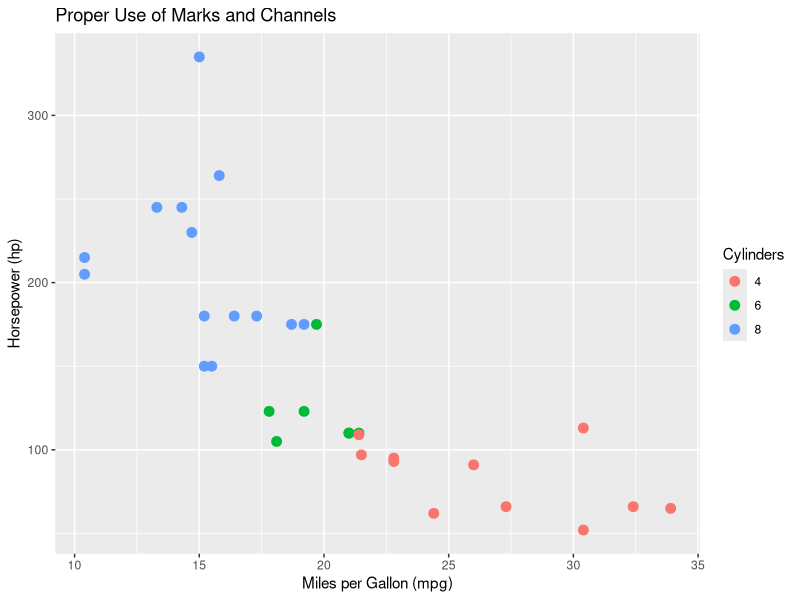
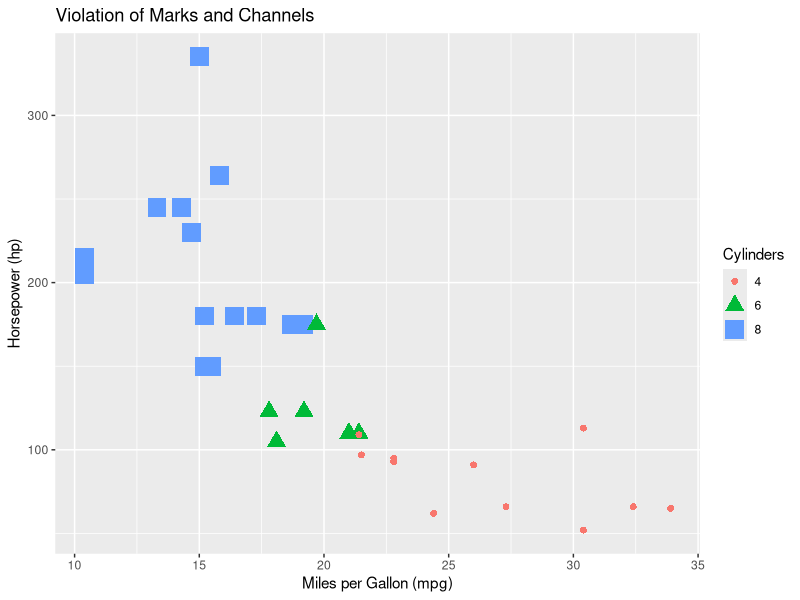
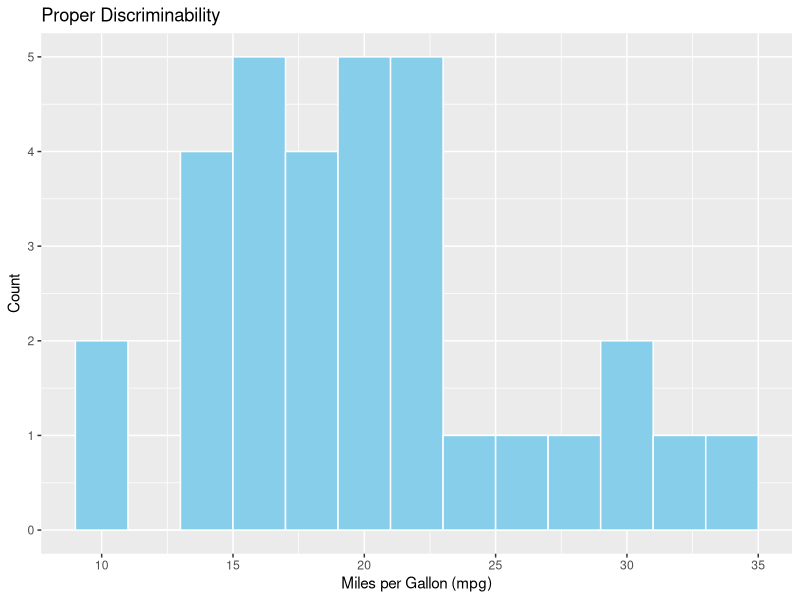
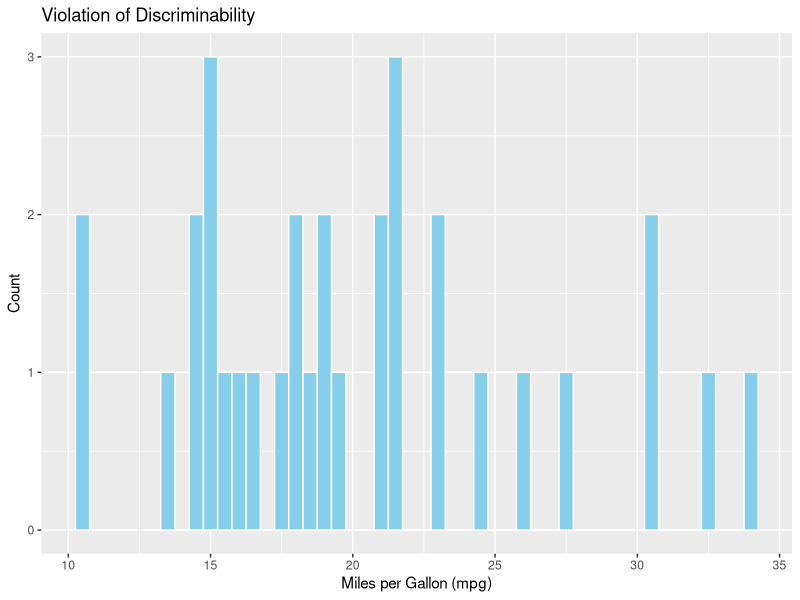
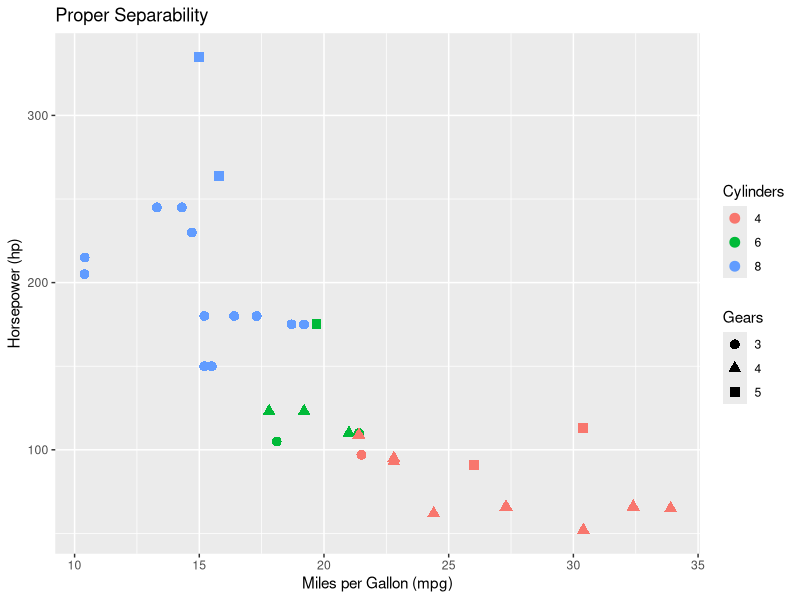
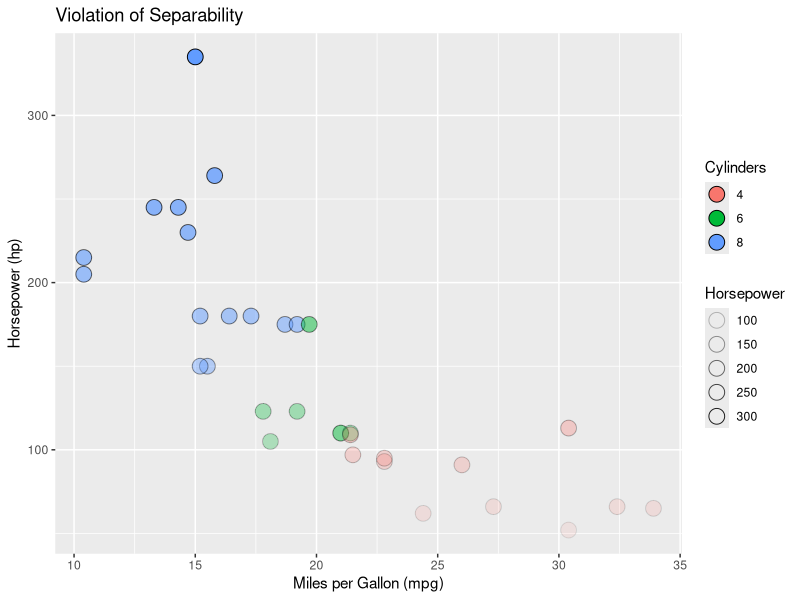
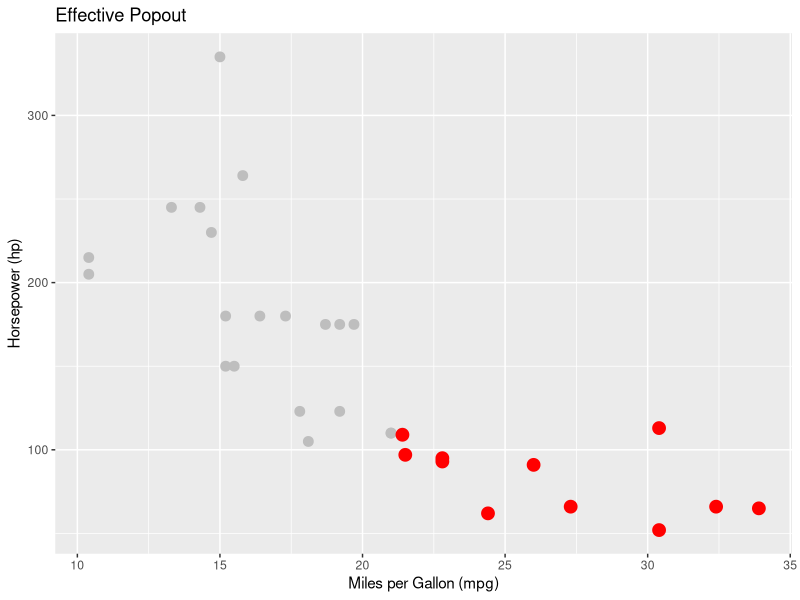
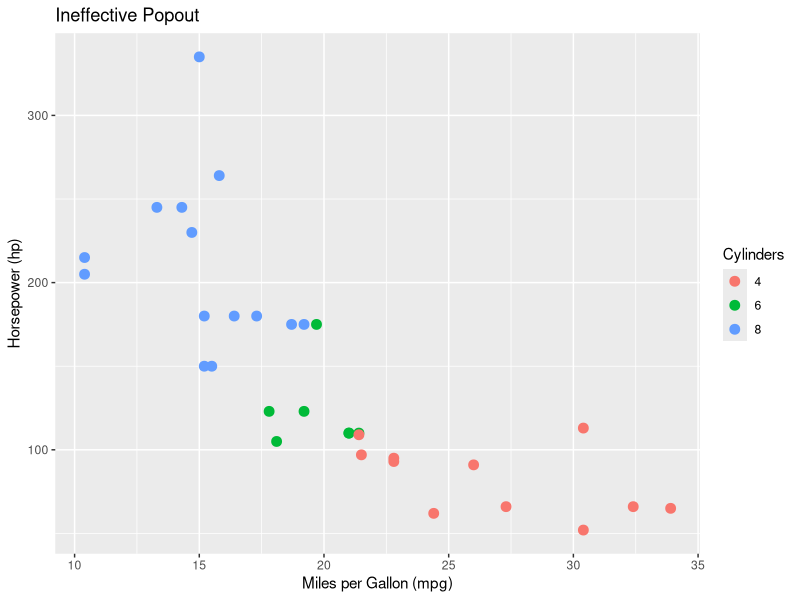

Here is the R script that generated these plots, in order:
## ---- chunk 1
library(ggplot2)
data(mtcars)

fig1 <- ggplot(mtcars, aes(x = mpg, y = hp, color = factor(cyl))) +
  geom_point(size = 3) +
  labs(title = "Proper Use of Marks and Channels",
       x = "Miles per Gallon (mpg)",
       y = "Horsepower (hp)",
       color = "Cylinders")

fig1
## ---- chunk 2
library(datasets)
library(ggplot2)
ggplot(mtcars, aes(x = mpg, y = hp, size = factor(cyl), shape = factor(cyl), color = factor(cyl))) +
  geom_point() +
  labs(title = "Violation of Marks and Channels",
       x = "Miles per Gallon (mpg)",
       y = "Horsepower (hp)",
       size = "Cylinders",
       shape = "Cylinders",
       color = "Cylinders")
## ---- chunk 3
ggplot(mtcars, aes(x = mpg)) +
  geom_histogram(binwidth = 2, fill = "skyblue", color = "white") +
  labs(title = "Proper Discriminability",
       x = "Miles per Gallon (mpg)",
       y = "Count")
## ---- chunk 4
ggplot(mtcars, aes(x = mpg)) +
  geom_histogram(binwidth = 0.5, fill = "skyblue", color = "white") +
  labs(title = "Violation of Discriminability",
       x = "Miles per Gallon (mpg)",
       y = "Count")

## ---- chunk 5
ggplot(mtcars, aes(x = mpg, y = hp, color = factor(cyl), shape = factor(gear))) +
  geom_point(size = 3) +
  labs(title = "Proper Separability",
       x = "Miles per Gallon (mpg)",
       y = "Horsepower (hp)",
       color = "Cylinders",
       shape = "Gears")

## ---- chunk 6
ggplot(mtcars, aes(x = mpg, y = hp, fill = factor(cyl), alpha = hp)) +
  geom_point(size = 5, shape = 21) +
  labs(title = "Violation of Separability",
       x = "Miles per Gallon (mpg)",
       y = "Horsepower (hp)",
       fill = "Cylinders",
       alpha = "Horsepower")

## ---- chunk 7
ggplot(mtcars, aes(x = mpg, y = hp)) +
  geom_point(size = 3, color = "grey") +
  geom_point(data = subset(mtcars, cyl == 4), aes(x = mpg, y = hp), color = "red", size = 4) +
  labs(title = "Effective Popout",
       x = "Miles per Gallon (mpg)",
       y = "Horsepower (hp)")

## ---- chunk 8
ggplot(mtcars, aes(x = mpg, y = hp, color = factor(cyl))) +
  geom_point(size = 3) +
  labs(title = "Ineffective Popout",
       x = "Miles per Gallon (mpg)",
       y = "Horsepower (hp)",
       color = "Cylinders")

